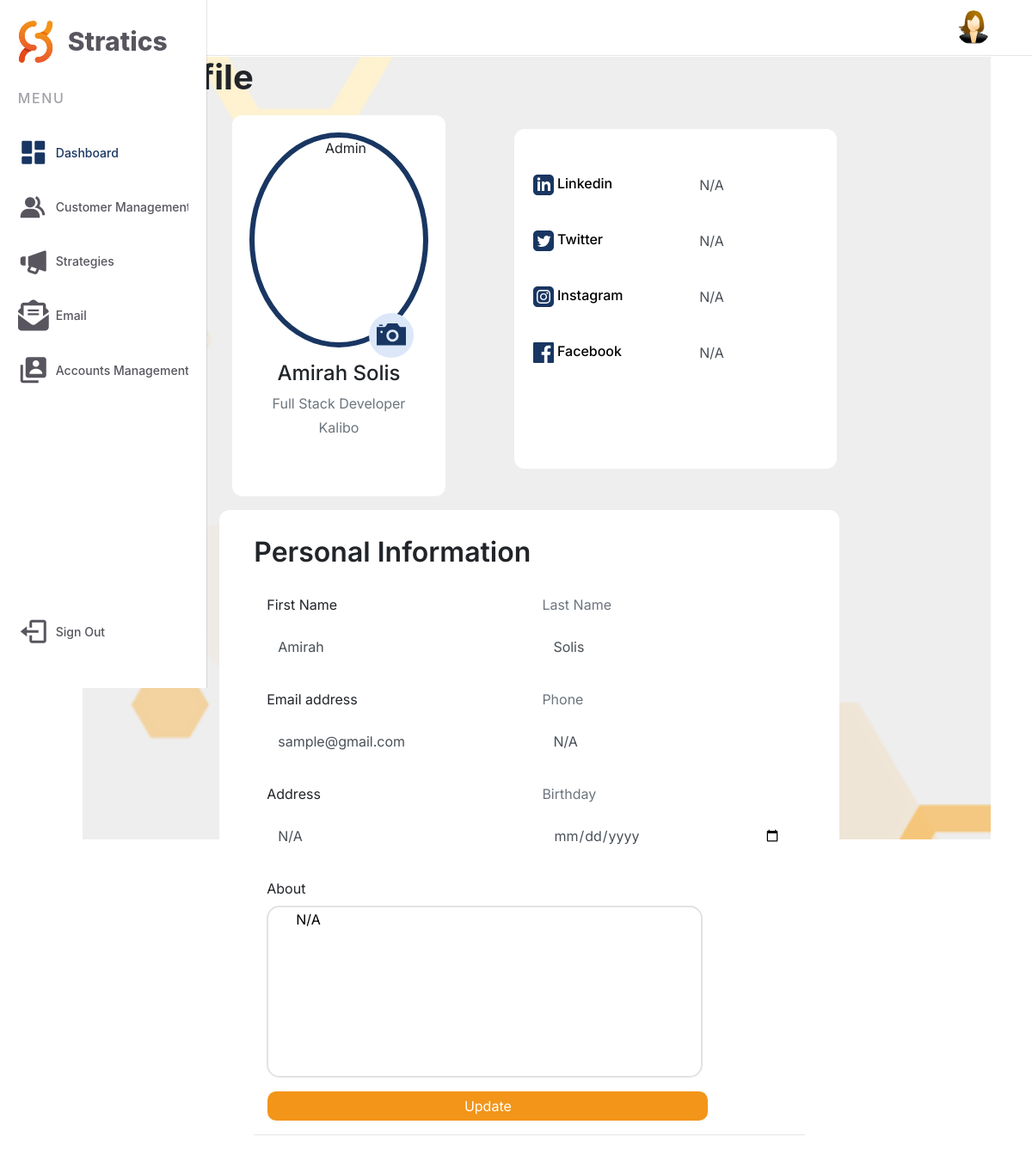
/user-profile/edit (signed in), run on the app's committed database.
### website/models.py (models this page shows)
class User(db.Model, UserMixin):
    id = db.Column(db.Integer, primary_key=True)
    fname = db.Column(db.String(50), nullable=False , default='N/A')
    lname = db.Column(db.String(50), nullable=False , default='N/A')
    uname = db.Column(db.String(50), nullable=False , default='N/A')
    email = db.Column(db.String(100), unique=True, nullable=False)
    cname = db.Column(db.String(50), nullable=False , default='N/A')
    address = db.Column(db.String(50), nullable=False , default='N/A')
    cp = db.Column(db.String(50), nullable=False , default='N/A')
    fb = db.Column(db.String(50), nullable=False , default='N/A')
    ig = db.Column(db.String(50), nullable=False , default='N/A')
    tw = db.Column(db.String(50), nullable=False , default='N/A')
    linkedin = db.Column(db.String(50), nullable=False , default='N/A')
    bday = db.Column(db.String(50), nullable=False , default='N/A')
    about = db.Column(db.String(500), nullable=False , default='N/A')
    password = db.Column(db.String(50), nullable=False , default='N/A')
    image_file = db.Column(db.String(20), nullable=False, default='default.jpg')
    data = db.relationship("Data")
    strategies = db.relationship("Strategies")
    sample_strat = db.relationship("Samplestrategies")
    contacts = db.relationship("Contact")
    sample_data = db.relationship("Sampledata")

### website/auth.py (the view, shortened to what this page needs)
@auth.route('/user-profile/edit',methods = ['GET', 'POST']) # Edit User Profile
@login_required
def edit():
        image_file = url_for('static', filename='images/' + current_user.image_file)
        return render_template("edit.html", user= current_user, image_file = image_file)

### website/__init__.py (called while the page is built)
def create_app(): #create database
    app = Flask(__name__)
    app.config['SECRET_KEY'] = 'asdfghjkl'
    app.config["SQLALCHEMY_DATABASE_URI"] = f"sqlite:///{DB_NAME}"
    db.init_app(app)
    from .views import views
    from .auth import auth
    app.register_blueprint(views, url_prefix = '/')
    app.register_blueprint(auth, url_prefix = '/')
    from .models import User, Data, Strategies, Contact, Sampledata, Samplestrategies
    create_database(app)
    login_manager = LoginManager() #user verification
    login_manager.login_view = "auth.signin"
    login_manager.init_app(app)
    @login_manager.user_loader
    def load_user(id):
        return User.query.get(int(id))
    return app

### website/templates/edit.html (shortened to what this page needs)
{% extends "base.html" %}
{% block content %}
<link href="https://cdn.jsdelivr.net/npm/bootstrap@4.5.0/dist/css/bootstrap.min.css" rel="stylesheet">
<link href="https://cdn.jsdelivr.net/npm/bootstrap@4.5.0/dist/css/bootstrap.min.css" rel="stylesheet">
<link rel="stylesheet" type="text/css" href="{{ url_for('static', filename='css/profile.css') }}">
<div class="prof-container">
	<h1 style="font-weight:700;">My Profile</h1>
	<div class="containerx" style="margin-top: 20px;">
		<div class="main-body">
				<div class="row gutters-sm">
				<div class="col-md-4 mb-3">
					<div class="card"style="border: none;">
					<div class="card-body" >
						<div class="d-flex flex-column align-items-center text-center">
						<img src="{{ image_file }}" alt="Admin" class="circular" style=" border:6px solid #193662; width:250px; height:250px; object-fit: cover;">
						<form method="POST" id="forms" enctype="multipart/form-data">
						<div class="image-upload">
							<label for="file-input">
								</label>
						</div>
						<div class="mt-3">
							<h4>{{ current_user.fname}} {{ current_user.lname}}</h4>
							<p class="text-secondary mb-1">Full Stack Developer</p>
							<p class="text-muted font-size-sm">{{ current_user.cname}}</p>
						</div>
						</div>
					</div>
					</div>
					<div class="cardx mt-3">
						<ul class="list-group list-group-flush" style=" margin-top: 2rem; " >
							<li class="list-group-item d-flex justify-content-between align-items-center flex-wrap" style="border: none; padding-bottom: 15px;">
								<a class="socmed", href=""target="_blank"><h6 class="mb-0"> Linkedin</h6>
								</a>
								<div class="col-sm-6 text-secondary"><input type="text" class="form-control" name="linkedin"  value="{{current_user.linkedin}}"></div>
							</li>
							<li class="list-group-item d-flex justify-content-between align-items-center flex-wrap" style="border: none; padding-bottom: 15px;" >
								<a class="socmed", href="https://Twitter.com/{{current_user.tw}}"target="_blank"><h6 class="mb-0"> Twitter</h6>
								</a>
								<div class="col-sm-6 text-secondary"><input type="text" class="form-control" name="tw"  value="{{current_user.tw}}"></div>
							</li>
							<li class="list-group-item d-flex justify-content-between align-items-center flex-wrap" style="border: none; padding-bottom: 15px;">
								<a class="socmed", href="https://www.instagram.com/{{current_user.ig}}"target="_blank"><h6 class="mb-0"> Instagram</h6>
								</a>
								<div class="col-sm-6 text-secondary"><input type="text" class="form-control" name="ig"  value="{{current_user.ig}}"></div>
							</li>
							<li class="list-group-item d-flex justify-content-between align-items-center flex-wrap">
								<a class="socmed", href="https://www.facebook.com/{{current_user.fb}}"target="_blank"><h6 class="mb-0"> Facebook</h6>
								</a>
								<div class="col-sm-6 text-secondary" ><input type="text" class="form-control" name="fb"  value="{{current_user.fb}}"></div>
							</li>
						</ul>
					</div>
				</div>
					<div class="col-md-8">
						<h2 style="font-weight:600; padding-bottom: 5x; margin-top: 30px;margin-bottom: 30px">Personal Information</h2>
							<div class="row-info" style="padding-bottom: 10px;">
								<div class="col-sm-6">
									<label>First Name</label>
								</div>
								<div class="col-sm-6 text-secondary">
									<label>Last Name</label>
								</div>
							</div>
							<div class="row-info" style="padding-bottom: 30px;">
								<div class="col-sm-6">
									<input type="text" class="form-control"  name="fname"  value="{{current_user.fname}}">
								</div>
								<div class="col-sm-6 text-secondary">
									<input type="text" class="form-control" name="lname"  value="{{current_user.lname}}">
								</div>
							</div>
							<div class="row-info" style="padding-bottom: 10px;">
								<div class="col-sm-6">
									<label >Email address</label>
								</div>
								<div class="col-sm-6 text-secondary">
									<label>Phone</label>
								</div>
							</div>
							<div class="row-info" style="padding-bottom: 30px;">
								<div class="col-sm-6">
									<input type="email" class="form-control" name="email"  value="{{current_user.email}}">
								</div>
								<div class="col-sm-6 text-secondary">
									<input type="text" class="form-control" name="cp" value="{{current_user.cp}}">
								</div>
							</div>
							<div class="row-info" style="padding-bottom: 10px;">
								<div class="col-sm-6">
									<label>Address</label>
								</div>
								<div class="col-sm-6 text-secondary">
									<label> Birthday </label>
								</div>
							</div>
							<div class="row-info" style="padding-bottom: 30px;">
								<div class="col-sm-6">
									<input type="text" class="form-control" name="address" value="{{current_user.address}}">
								</div>
								<div class="col-sm-6 text-secondary">
									<input type="date" class="form-control" name="bday" value="{{current_user.bday}}">
								</div>
							</div>
							<div class="row-info">
								<div class="col-sm-3">
									<label for="About"> About</label>
								</div>
							</div>
							<div class="row-info" style="padding-bottom: 10px;">
								<div class="col-sm-12">
									<textarea name="about" name="About" class="aboutxt">{{current_user.about}} </textarea>
								</div>
							</div>
							<div class="row">
								<div class="col-sm-12">
									<button type="submit" class="atom"> Update </button>
								</div>
							</div>
							<hr>
					</div>
			</div>
		</div>
	</div>
</div>
{% endblock %}

### website/static/css/sbase.css (style rules this page uses)
:root { --header-height: 3.5rem; --side-width: 235px; --first-color: #193662; --first-color-light: #F4F0FA; --title-color: #19181B; --text-color: #58555E; --text-color-light: #A5A1AA; --body-color: #F5F5F7; --container-color: #FFFFFF; --body-font: 'Inter', sans-serif; --normal-font-size: .938rem; --small-font-size: .75rem; --smaller-font-size: .75rem; --font-medium: 500; --font-semi-bold: 600; --z-fixed: 100; }
@media screen and (min-width: 1024px) { :root { --normal-font-size: 1rem; --small-font-size: .875rem; --smaller-font-size: .813rem; } }
body { margin: var(--header-height) 0 0 0; padding: 1rem 1rem 0; font-family: var(--body-font); font-size: var(--normal-font-size); background-color: var(--body-color); color: var(--text-color); }
a { text-decoration: none; }
img { max-width: 100%; height: auto; }
@media screen and (min-width: 768px) { body { padding: 1rem 3rem 0 6rem; } }

### website/static/css/profile.css (style rules this page uses)
.main-body { font-family: 'Inter', sans-serif; }
.atom { width: 80%; background-color: #f39519; color: white; padding: 5px; margin-left:2.5%; border: none; border-radius: 10px; cursor: pointer; }
input[type=email], select { border: 1px solid rgb(255, 255, 255); }
input[type=date], select { border: 1px solid rgb(255, 255, 255); }
input[type=text], select { border: 1px solid rgb(255, 255, 255); }
textarea.aboutxt { outline:none; width: 83%; border: solid 2px; border-radius: 15px; border-color: rgb(226, 226, 226); height:200px; resize: none; padding-left: 2rem; padding-right: 2rem; }
a.socmed { text-decoration: none; color: black; }
.form-control { outline: none; border: none; }
.circular { border-radius: 50%; }
.image-upload { position: absolute; top: 230px; right: 25%; width: 52px; height: 52px; border-radius: 100%; background-color: #dce7f9; }
.prof-container { background-color: #eeeeee; margin: auto; margin-top: 50px; background-image: url('/static/images/bg.png'); background-repeat: no-repeat; background-size: cover; height: 910px; }
.containerx { width: 67%; margin: auto; }
.card-body { background-color: #ffffff; border-radius: .75rem; }
.card { border-radius: .75rem; }
.cardx { position: relative; display: -ms-flexbox; height: 32%; display: flex; -ms-flex-direction: column; flex-direction: column; min-width: 0; word-wrap: break-word; background-clip: border-box; border: 2px solid rgba(255, 255, 255, 0.125); background-color: #ffffff; }
.col-md-8 { padding-right:2.5rem; padding-left:2.5rem; -ms-flex: 0 0 65.666667%; flex: 0 0 66.666667%; max-width: 70.666667%; height: 100%; border-radius: .75rem; background-color: #ffffff; }
.row-info { display: -ms-flexbox; display: flex; -ms-flex-wrap: wrap; flex-wrap: wrap; }
@media (max-width:1450px) { .col-md-4 { flex: 0 0 99.333333%; display: flex; flex-direction: row; max-width: 99.333333%; } }
@media (max-width:1450px) { .card-body { margin-bottom: 2rem; border-radius: .75rem; } }
@media (max-width:1450px) { .cardx { position: relative; display: -ms-flexbox; height: 395px; display: flex; -ms-flex-direction: column; flex-direction: column; min-width: 0; word-wrap: break-word; background-clip: border-box; border: 2px solid rgba(255, 255, 255, 0.125); border-radius: .75rem; margin-left:5rem; } }
@media (max-width:1450px) { .col-md-8 { flex: 0 0 97.666667%; max-width: 97.666667%; height: 100%; border-radius: .75rem; flex-direction: column; } }
@media (max-width:1450px) { .row-info { flex-direction: row; } }
@media (max-width:1450px) { .image-upload { position: absolute; top: 230px; right: 15%; width: 52px; height: 52px; border-radius: 100%; background-color: #dce7f9; } }

### data on the page
User: fname "Amirah", lname "Solis", cname "Kalibo", linkedin "N/A", tw "N/A", ig "N/A", fb "N/A", email "sample@gmail.com", cp "N/A", address "N/A", about "N/A"
